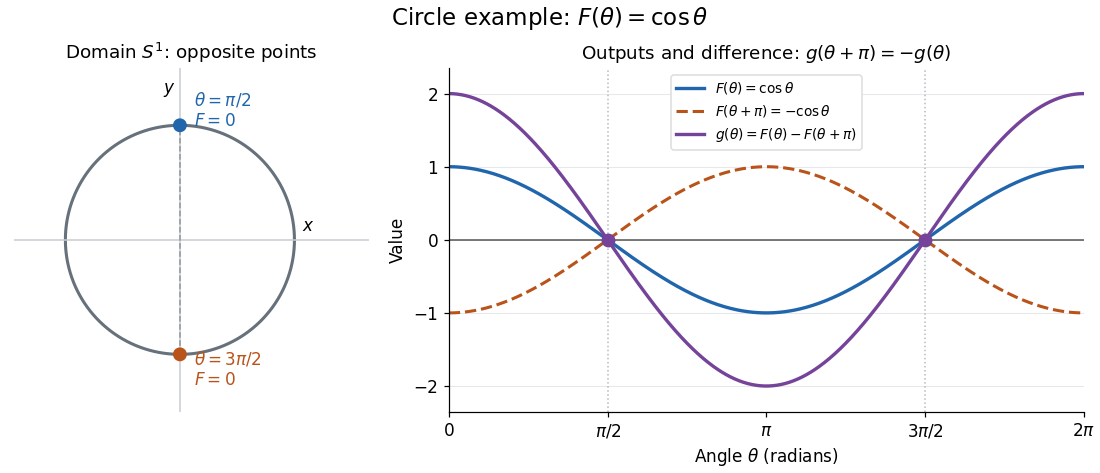

Write the Python code that produced this figure.
"""Original Borsuk-Ulam circle diagram; output PNG basename to CWD.

Tested with Python 3.14.4, matplotlib 3.10.7, and numpy 2.3.5.
Run from _media: python ../borsuk-ulam-circle-antipodal-values.py
"""
from pathlib import Path

import matplotlib
matplotlib.use("Agg")
import matplotlib.pyplot as plt
import numpy as np


def main():
    plt.rcParams.update({"font.size": 11, "axes.titlesize": 12})
    blue, orange, purple = "#2166ac", "#b95319", "#754399"
    theta = np.linspace(0, 2 * np.pi, 601)
    fig, (circle, graph) = plt.subplots(
        1, 2, figsize=(10, 4.3), gridspec_kw={"width_ratios": [1, 1.7]},
        layout="constrained", facecolor="white"
    )
    fig.suptitle(r"Circle example: $F(\theta)=\cos\theta$", fontsize=15)
    circle.plot(np.cos(theta), np.sin(theta), color="#66717b", lw=2)
    circle.axhline(0, color="#c7cdd2", lw=1)
    circle.axvline(0, color="#c7cdd2", lw=1)
    circle.plot([0, 0], [-1, 1], "--", color="#90979e", lw=1)
    circle.scatter([0, 0], [1, -1], color=[blue, orange], s=65, zorder=5)
    circle.text(0.12, 1.13, r"$\theta=\pi/2$" + "\n" + r"$F=0$",
                color=blue, va="center")
    circle.text(0.12, -1.13, r"$\theta=3\pi/2$" + "\n" + r"$F=0$",
                color=orange, va="center")
    circle.text(1.07, 0.08, "$x$")
    circle.text(-0.15, 1.28, "$y$")
    circle.set(xlim=(-1.45, 1.65), ylim=(-1.5, 1.5), aspect="equal")
    circle.set_title(r"Domain $S^1$: opposite points")
    circle.axis("off")

    graph.plot(theta, np.cos(theta), color=blue, lw=2.2,
               label=r"$F(\theta)=\cos\theta$")
    graph.plot(theta, np.cos(theta + np.pi), color=orange, ls="--", lw=2,
               label=r"$F(\theta+\pi)=-\cos\theta$")
    graph.plot(theta, 2 * np.cos(theta), color=purple, lw=2.2,
               label=r"$g(\theta)=F(\theta)-F(\theta+\pi)$")
    graph.axhline(0, color="#555555", lw=1)
    for t in (np.pi / 2, 3 * np.pi / 2):
        graph.axvline(t, color="#b4bac0", ls=":", lw=1)
        graph.scatter(t, 0, s=65, color=purple, zorder=6)
    graph.set_xticks([0, np.pi / 2, np.pi, 3 * np.pi / 2, 2 * np.pi],
                    ["0", r"$\pi/2$", r"$\pi$", r"$3\pi/2$", r"$2\pi$"])
    graph.set(xlim=(0, 2 * np.pi), ylim=(-2.35, 2.35),
              xlabel=r"Angle $\theta$ (radians)", ylabel="Value",
              title=r"Outputs and difference: $g(\theta+\pi)=-g(\theta)$")
    graph.grid(axis="y", color="#e6e8eb", lw=0.7)
    graph.legend(loc="upper center", fontsize=9, framealpha=1,
                 facecolor="white", edgecolor="#dddddd")
    for spine in ("top", "right"):
        graph.spines[spine].set_visible(False)
    fig.savefig(Path(__file__).stem + ".png", dpi=110, facecolor="white",
                transparent=False)
    plt.close(fig)


if __name__ == "__main__":
    main()
